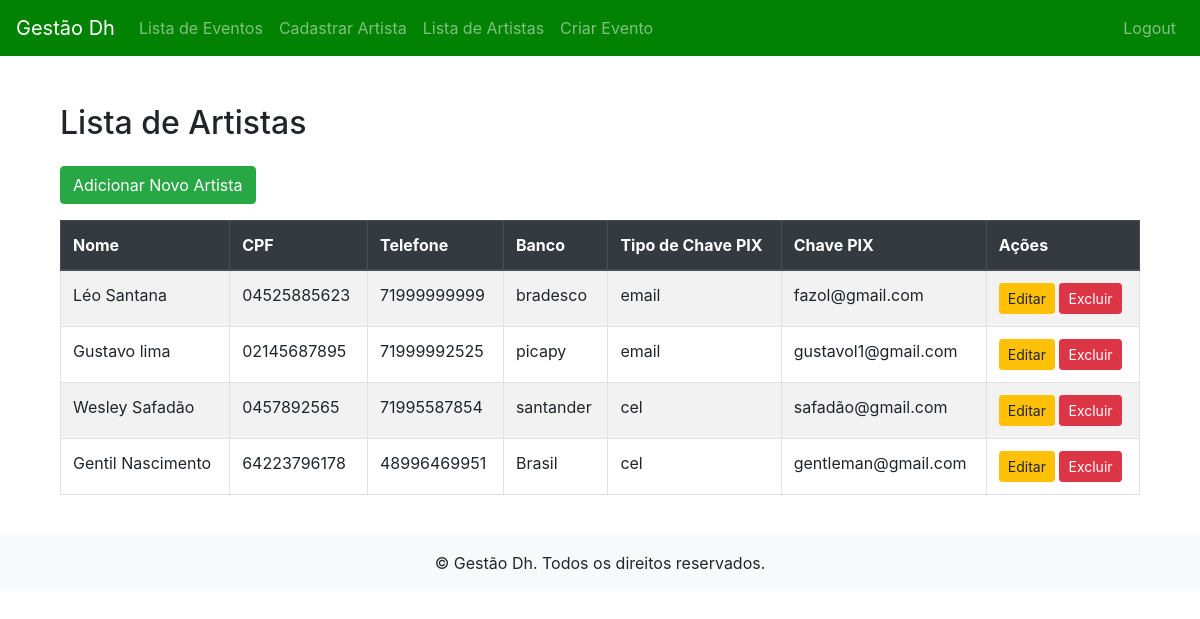
Page /artistas/artistas/list/ (signed in) on the committed database.
### artistas/models.py (models this page shows, shortened)
class Artista(models.Model):
    nome = models.CharField(max_length=100)
    cpf = models.CharField(max_length=14, unique=True)
    telefone = models.CharField(max_length=15, null=True, blank=True)
    banco = models.CharField(max_length=100)
    tipo_chave_pix = models.CharField(max_length=10, choices=TIPO_CHAVE_CHOICES, default='cel')
    chave_pix = models.CharField(max_length=100)

### artistas/views.py (the view)
# urls.py: path('artistas/list/', views.ArtistaListView.as_view(), name='artista_list'),
class ArtistaListView(ListView):
    model = models.Artista
    template_name = 'artistas_list.html'
    context_object_name = 'artistas'

### artistas/templates/artistas_list.html
{% extends 'base.html' %}
{% block content %}
<div class="container mt-5">
    <div class="row mb-4">
        <div class="col-md-12">
            <h2 class="mb-4">Lista de Artistas</h2>
            <a href="{% url 'artista_create' %}" class="btn btn-success mb-3">Adicionar Novo Artista</a>
            <table class="table table-bordered table-striped">
                <thead class="thead-dark">
                    <tr>
                        <th>Nome</th>
                        <th>CPF</th>
                        <th>Telefone</th>
                        <th>Banco</th>
                        <th>Tipo de Chave PIX</th>
                        <th>Chave PIX</th>
                        <th>Ações</th>
                    </tr>
                </thead>
                <tbody>
                    {% for artista in artistas %}
                    <tr>
                        <td>{{ artista.nome }}</td>
                        <td>{{ artista.cpf }}</td>
                        <td>{{ artista.telefone }}</td>
                        <td>{{ artista.banco }}</td>
                        <td>{{ artista.tipo_chave_pix }}</td>
                        <td>{{ artista.chave_pix }}</td>
                        <td>
                            <a href="{% url 'artista_update' artista.id %}" class="btn btn-warning btn-sm">Editar</a>
                            <a href="{% url 'artista_delete' artista.id %}" class="btn btn-danger btn-sm">Excluir</a>
                        </td>
                    </tr>
                    {% empty %}
                    <tr>
                        <td colspan="7" class="text-center">Nenhum artista cadastrado.</td>
                    </tr>
                    {% endfor %}
                </tbody>
            </table>
        </div>
    </div>
</div>
{% endblock %}

### rows in the picture
Artista: nome "Léo Santana", cpf "04525885623", telefone "71999999999", banco "bradesco", tipo_chave_pix "email", chave_pix "fazol@gmail.com"
Artista: nome "Gustavo lima", cpf "02145687895", telefone "71999992525", banco "picapy", tipo_chave_pix "email", chave_pix "gustavol1@gmail.com"
Artista: nome "Wesley Safadão", cpf "0457892565", telefone "71995587854", banco "santander", tipo_chave_pix "cel", chave_pix "safadão@gmail.com"
Artista: nome "Gentil Nascimento", cpf "64223796178", telefone "48996469951", banco "Brasil", tipo_chave_pix "cel", chave_pix "gentleman@gmail.com"
